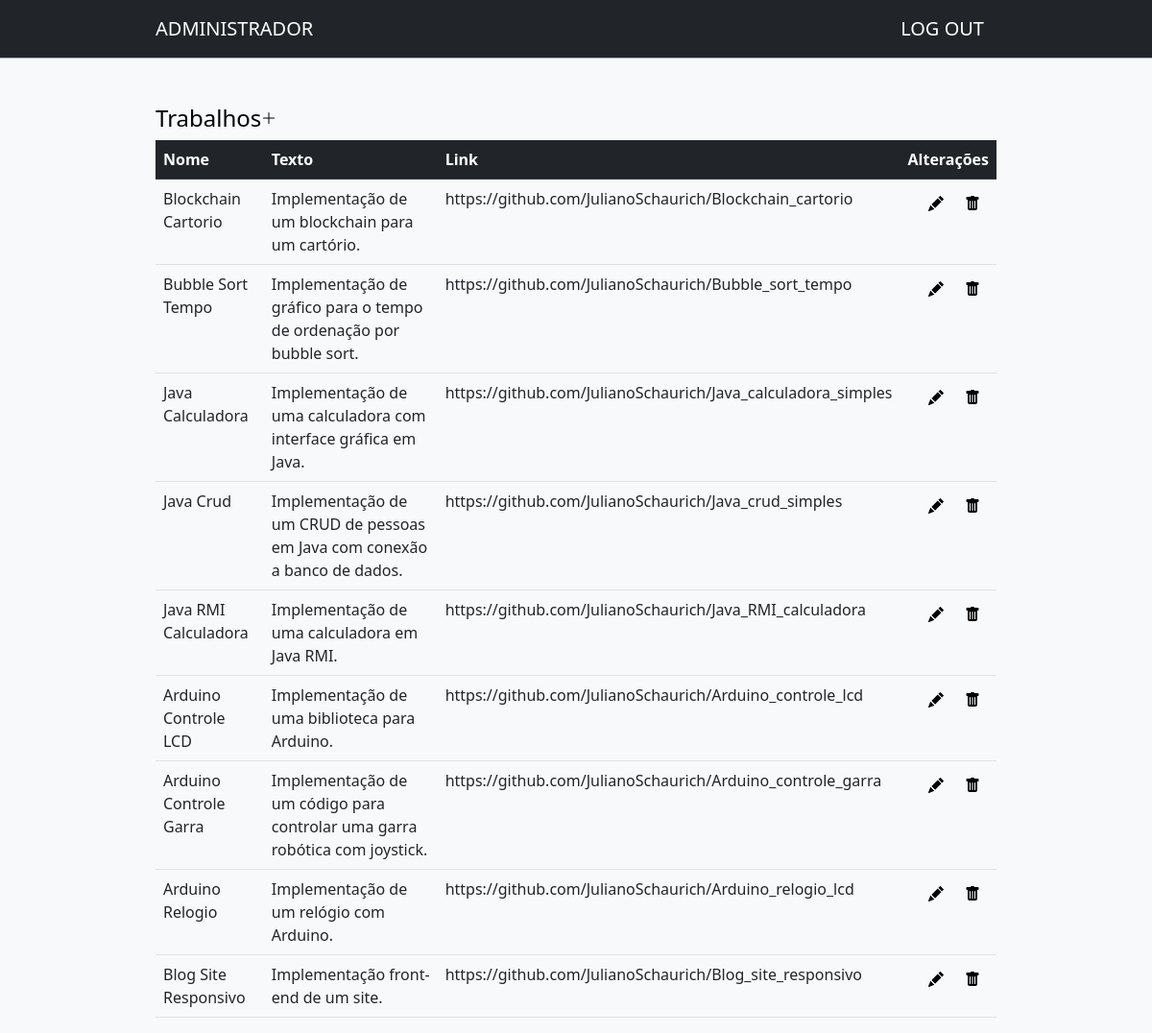
Page /portifolio_site_recursivo/admin/admin.php?secao=objetos (signed in) on the committed database.
### tables this page shows
CREATE TABLE IF NOT EXISTS `objetos` (
  `id` int(11) NOT NULL AUTO_INCREMENT,
  `nome` varchar(255) NOT NULL,
  `texto` text NOT NULL,
  `link` varchar(255) NOT NULL,
  PRIMARY KEY (`id`)
);

### portifolio_site_recursivo/controller/ver_url_admin.php (called while the page is built)
<?php
class ver_url_admin{
    public function trocar_url_admin($url_admin){
        if(empty($url_admin)){
            $url_admin = "admin_home.php";
        }else{
            $url_admin = "$url_admin.php";
        }
        include_once($url_admin);
    }
}

### portifolio_site_recursivo/dao/conexao.php (called while the page is built, shortened)
<?php
class conexao{
    protected $host, $user, $pass, $dba, $conn, $sql, $qr, $data, $status, $totalFields, $error;
    public function __construct(){
        $this->host = "localhost";
        $this->user = "root";
        $this->pass = "";
        $this->dba = "site_tema_livre";
    }
    public function connect(){
        $this->conn = @mysqli_connect($this->host, $this->user, $this->pass) or die("<ins><center>Erro ao conectar ao banco de dados.</ins></center>".mysqli_error());
        mysqli_set_charset($this->conn, "utf8");
        return $this->conn;
    }
    public function exeSQL($sql){
        $this->qr = @mysqli_query($this->conn, $sql) or die("<ins><center>Erro ao executar a query.</ins></center>".mysqli_error());
        return $this->qr;
    }
}
?>

### portifolio_site_recursivo/dao/manipula_dados.php (called while the page is built, shortened)
<?php
    include_once("conexao.php");
    class manipula_dados extends conexao{
        protected $table, $fields, $dados, $status, $fieldid, $valueid;
        public function set_table($tabela){
            $this->table = $tabela;
        }
        public function get_all_data_table(){
            $this->sql = "SELECT * FROM $this->table";
            $this->qr = self::exeSQL($this->sql);
            $lista = array();
            while($row = @mysqli_fetch_assoc($this->qr)){
                array_push($lista, $row);
            }
            return $lista;
        }
    }
?>

### portifolio_site_recursivo/admin/objetos.php (the view, shortened to what this page needs)
<?php
    include_once("../dao\manipula_dados.php");
   $busca = new manipula_dados();
   $busca->set_table("objetos");
   $objetos = $busca->get_all_data_table();
?>
<div class="mt-5 container-fluid w-75 d-flex">
    <h4 class="" >Trabalhos</h4>
    <a class="navbar-brand" href="?secao=cadastrar_objetos">
        <img src="..\images\plus-lg.svg" alt="pluss">
    </a>
</div>
<div class="container-fluid w-75">
    <table class="table">
  <thead>
    <tr class="table-dark" >
      <th>Nome</th>
      <th>Texto</th>
      <th>Link</th>
      <th class="text-end">Alterações</th>
    </tr>
  </thead>
  <tbody>
    <?php
    foreach($objetos as $objeto){
?>
        <form method="post" action="manipula_objetos.php">
        <tr>
            <td><?=$objeto['nome'];?></td>
            <td><?=$objeto['texto'];?></td>
            <td><?=$objeto['link'];?></td>
            <td class="text-end" >
                <button type="submit" name="opcao" value="pagina_atualizar_objeto" class="btn btn-sm">
                    <img src="..\images\pencil-fill.svg" alt="pencil">
                </button>
                <button type="submit" name="opcao" value="deletar" class="btn btn-sm">
                    <img src="..\images\trash-fill.svg" alt="trash">
                </button>
            </td>
        </tr>
        </form>
<?php
    }
?>
    </tbody>
</table>
</div>

### portifolio_site_recursivo/admin/admin.php (shortened to what this page needs)
<?php
    include_once("../controller/ver_url_admin.php");
    include_once("../dao/manipula_dados.php");
?>
<!DOCTYPE html>
<html lang="en">
<head>
    <link rel="stylesheet" href="..\css\bootstrap.css">
</head>
<body class="text-bg-light">
    <nav class="w-100 navbar navbar-dark navbar-expand-lg bg-dark border-bottom border-dark-subtle">
        <?php
            include("menu_admin.php");
        ?>
    </nav>
    <section>
        <?php
            $red = new ver_url_admin();
            $red->trocar_url_admin(@$_GET['secao']);
        ?>
    </section>
</body>
</html>

### portifolio_site_recursivo/admin/menu_admin.php
<div class="container-fluid w-75">
    <a class="navbar-brand" href="?secao=admin_home">ADMINISTRADOR</a>
    <div class="d-flex justify-content-end">
        <form method="post" action="log_out.php" >
            <button type="submit" class="btn btn-dark">
                <p class="m-0 p-0 fs-5">
                    LOG OUT
                </p>
            </button>
        </form>
    </div>
</div>

### rows in the picture
objetos: nome "Blockchain Cartorio", texto "Implementação de um blockchain para um cartório.", link "https://github.com/JulianoSchaurich/Blockchain_cartorio"
objetos: nome "Bubble Sort Tempo", texto "Implementação de gráfico para o tempo de ordenação por bubble sort.", link "https://github.com/JulianoSchaurich/Bubble_sort_tempo"
objetos: nome "Java Calculadora", texto "Implementação de uma calculadora com interface gráfica em Java.", link "https://github.com/JulianoSchaurich/Java_calculadora_simples"
objetos: nome "Java Crud", texto "Implementação de um CRUD de pessoas em Java com conexão a banco de dados.", link "https://github.com/JulianoSchaurich/Java_crud_simples"
objetos: nome "Java RMI Calculadora", texto "Implementação de uma calculadora em Java RMI.", link "https://github.com/JulianoSchaurich/Java_RMI_calculadora"
objetos: nome "Arduino Controle LCD", texto "Implementação de uma biblioteca para Arduino.", link "https://github.com/JulianoSchaurich/Arduino_controle_lcd"
objetos: nome "Arduino Controle Garra", texto "Implementação de um código para controlar uma garra robótica com joystick.", link "https://github.com/JulianoSchaurich/Arduino_controle_garra"
objetos: nome "Arduino Relogio", texto "Implementação de um relógio com Arduino.", link "https://github.com/JulianoSchaurich/Arduino_relogio_lcd"
objetos: nome "Blog Site Responsivo", texto "Implementação front-end de um site.", link "https://github.com/JulianoSchaurich/Blog_site_responsivo"
